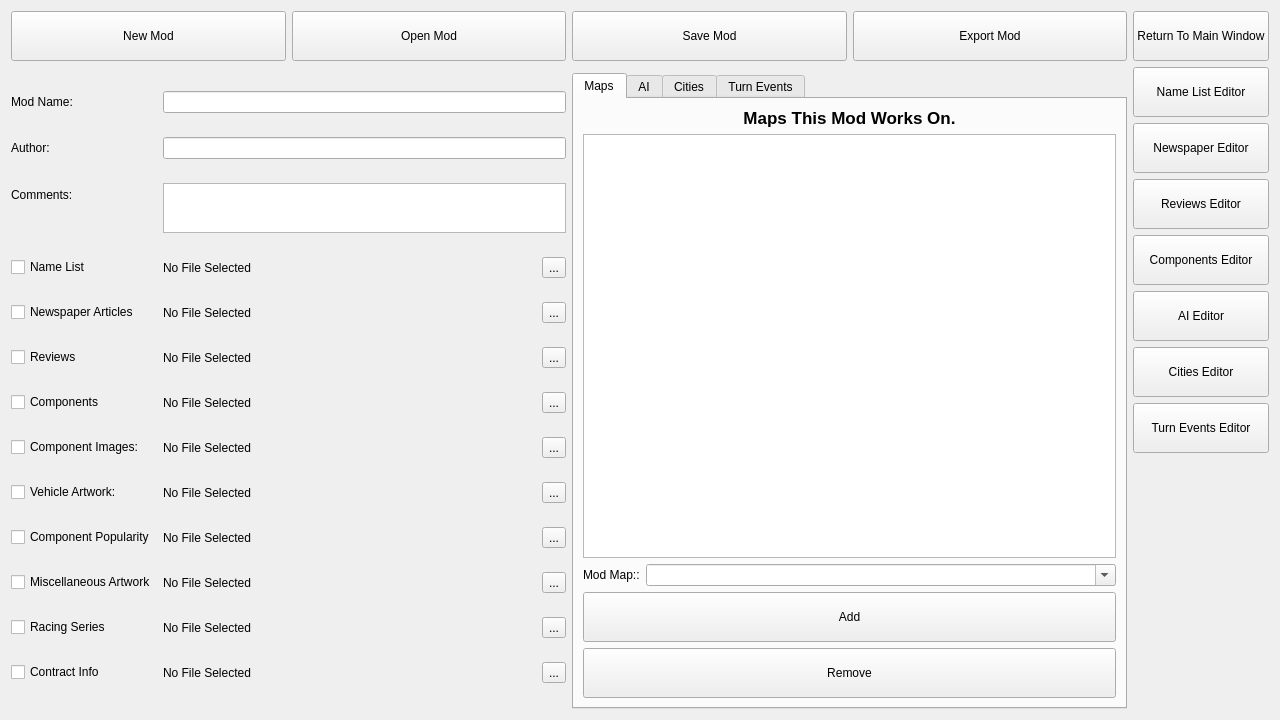
<?xml version="1.0" encoding="UTF-8"?>
<ui version="4.0">
 <class>ModEditor</class>
 <widget class="QWidget" name="ModEditor">
  <property name="geometry">
   <rect>
    <x>0</x>
    <y>0</y>
    <width>1280</width>
    <height>720</height>
   </rect>
  </property>
  <property name="windowTitle">
   <string>Form</string>
  </property>
  <layout class="QGridLayout" name="gridLayout">
   <item row="2" column="1">
    <layout class="QVBoxLayout" name="verticalLayout_3">
     <item>
      <widget class="QTabWidget" name="tabWidget">
       <property name="currentIndex">
        <number>0</number>
       </property>
       <widget class="QWidget" name="tab_3">
        <attribute name="title">
         <string>Maps</string>
        </attribute>
        <layout class="QFormLayout" name="formLayout_2">
         <property name="fieldGrowthPolicy">
          <enum>QFormLayout::AllNonFixedFieldsGrow</enum>
         </property>
         <item row="0" column="0" colspan="2">
          <widget class="QLabel" name="label_5">
           <property name="font">
            <font>
             <pointsize>13</pointsize>
             <weight>75</weight>
             <bold>true</bold>
            </font>
           </property>
           <property name="text">
            <string>Maps This Mod Works On.</string>
           </property>
           <property name="alignment">
            <set>Qt::AlignCenter</set>
           </property>
          </widget>
         </item>
         <item row="1" column="0" colspan="2">
          <widget class="QListWidget" name="list_MapsToMod"/>
         </item>
         <item row="3" column="0">
          <widget class="QLabel" name="label_4">
           <property name="text">
            <string>Mod Map::</string>
           </property>
          </widget>
         </item>
         <item row="3" column="1">
          <widget class="QComboBox" name="combo_AddNewMap">
           <property name="editable">
            <bool>true</bool>
           </property>
          </widget>
         </item>
         <item row="4" column="0" colspan="2">
          <widget class="QPushButton" name="button_AddMap">
           <property name="minimumSize">
            <size>
             <width>0</width>
             <height>50</height>
            </size>
           </property>
           <property name="text">
            <string>Add</string>
           </property>
          </widget>
         </item>
         <item row="5" column="0" colspan="2">
          <widget class="QPushButton" name="button_RemoveMap">
           <property name="minimumSize">
            <size>
             <width>0</width>
             <height>50</height>
            </size>
           </property>
           <property name="text">
            <string>Remove</string>
           </property>
          </widget>
         </item>
        </layout>
       </widget>
       <widget class="QWidget" name="tab_4">
        <attribute name="title">
         <string>AI</string>
        </attribute>
        <layout class="QFormLayout" name="formLayout_3">
         <item row="0" column="0" colspan="2">
          <widget class="QLabel" name="label_6">
           <property name="font">
            <font>
             <pointsize>12</pointsize>
             <weight>75</weight>
             <bold>true</bold>
            </font>
           </property>
           <property name="text">
            <string>AI Files And Maps They Are To Be Used On.</string>
           </property>
           <property name="alignment">
            <set>Qt::AlignCenter</set>
           </property>
          </widget>
         </item>
         <item row="1" column="0" colspan="2">
          <widget class="QTableWidget" name="table_AIModMaps">
           <column>
            <property name="text">
             <string>Number of AI</string>
            </property>
           </column>
           <column>
            <property name="text">
             <string>AI File</string>
            </property>
           </column>
           <column>
            <property name="text">
             <string>Map</string>
            </property>
           </column>
          </widget>
         </item>
         <item row="2" column="0">
          <widget class="QLabel" name="label_7">
           <property name="text">
            <string>AI FIles:</string>
           </property>
          </widget>
         </item>
         <item row="5" column="0">
          <widget class="QLabel" name="label_8">
           <property name="text">
            <string>Map:</string>
           </property>
          </widget>
         </item>
         <item row="6" column="0" colspan="2">
          <widget class="QPushButton" name="button_AddAiMap">
           <property name="minimumSize">
            <size>
             <width>0</width>
             <height>50</height>
            </size>
           </property>
           <property name="text">
            <string>Add</string>
           </property>
          </widget>
         </item>
         <item row="7" column="0" colspan="2">
          <widget class="QPushButton" name="button_RemoveAIMap">
           <property name="minimumSize">
            <size>
             <width>0</width>
             <height>50</height>
            </size>
           </property>
           <property name="text">
            <string>Remove</string>
           </property>
          </widget>
         </item>
         <item row="5" column="1">
          <widget class="QComboBox" name="combo_SelectAIMap"/>
         </item>
         <item row="3" column="0">
          <widget class="QLabel" name="label_13">
           <property name="text">
            <string>Number of AI:</string>
           </property>
          </widget>
         </item>
         <item row="2" column="1">
          <layout class="QHBoxLayout" name="horizontalLayout_7">
           <item>
            <widget class="QLabel" name="label_AIModFileName">
             <property name="text">
              <string>No Files Selected</string>
             </property>
            </widget>
           </item>
           <item>
            <widget class="QToolButton" name="button_SelectAIFile">
             <property name="text">
              <string>...</string>
             </property>
            </widget>
           </item>
          </layout>
         </item>
         <item row="3" column="1">
          <layout class="QHBoxLayout" name="horizontalLayout_8">
           <item>
            <widget class="QSpinBox" name="spinBox_numberOfAI">
             <property name="minimum">
              <number>-1</number>
             </property>
             <property name="maximum">
              <number>99999</number>
             </property>
             <property name="value">
              <number>-1</number>
             </property>
            </widget>
           </item>
           <item>
            <widget class="QLabel" name="label_16">
             <property name="text">
              <string>-1 for All.</string>
             </property>
            </widget>
           </item>
          </layout>
         </item>
         <item row="4" column="0">
          <widget class="QLabel" name="label_17">
           <property name="text">
            <string>AI Description:</string>
           </property>
          </widget>
         </item>
         <item row="4" column="1">
          <widget class="QLineEdit" name="lineedit_AIModDescription"/>
         </item>
        </layout>
       </widget>
       <widget class="QWidget" name="tab_5">
        <attribute name="title">
         <string>Cities</string>
        </attribute>
        <layout class="QFormLayout" name="formLayout_4">
         <item row="0" column="0" colspan="2">
          <widget class="QLabel" name="label_9">
           <property name="font">
            <font>
             <pointsize>12</pointsize>
             <weight>75</weight>
             <bold>true</bold>
            </font>
           </property>
           <property name="text">
            <string>Cities Files And Maps They Are To Be Used On.</string>
           </property>
           <property name="alignment">
            <set>Qt::AlignCenter</set>
           </property>
          </widget>
         </item>
         <item row="1" column="0" colspan="2">
          <widget class="QTableWidget" name="table_CitiesModMap">
           <column>
            <property name="text">
             <string>Year</string>
            </property>
           </column>
           <column>
            <property name="text">
             <string>City File</string>
            </property>
           </column>
           <column>
            <property name="text">
             <string>Map</string>
            </property>
           </column>
          </widget>
         </item>
         <item row="2" column="0">
          <widget class="QLabel" name="label_10">
           <property name="text">
            <string>City File:</string>
           </property>
          </widget>
         </item>
         <item row="4" column="0">
          <widget class="QLabel" name="label_11">
           <property name="text">
            <string>Map Files:</string>
           </property>
          </widget>
         </item>
         <item row="4" column="1">
          <widget class="QComboBox" name="comboBox_CityFileMap"/>
         </item>
         <item row="6" column="0" colspan="2">
          <widget class="QPushButton" name="button_addCityFileMap">
           <property name="minimumSize">
            <size>
             <width>0</width>
             <height>50</height>
            </size>
           </property>
           <property name="text">
            <string>Add</string>
           </property>
          </widget>
         </item>
         <item row="7" column="0" colspan="2">
          <widget class="QPushButton" name="button_RemoveCityFileMap">
           <property name="minimumSize">
            <size>
             <width>0</width>
             <height>50</height>
            </size>
           </property>
           <property name="text">
            <string>Remove</string>
           </property>
          </widget>
         </item>
         <item row="2" column="1">
          <layout class="QHBoxLayout" name="horizontalLayout_9">
           <item>
            <widget class="QLabel" name="label_SelectedCityFile">
             <property name="text">
              <string>No File Selected</string>
             </property>
            </widget>
           </item>
           <item>
            <widget class="QToolButton" name="button_SelectCityFile">
             <property name="text">
              <string>...</string>
             </property>
            </widget>
           </item>
          </layout>
         </item>
         <item row="3" column="0">
          <widget class="QLabel" name="label_18">
           <property name="text">
            <string>Year:</string>
           </property>
          </widget>
         </item>
         <item row="3" column="1">
          <widget class="QSpinBox" name="spinBox_CityMapYear">
           <property name="minimum">
            <number>1900</number>
           </property>
           <property name="maximum">
            <number>2020</number>
           </property>
           <property name="value">
            <number>1900</number>
           </property>
          </widget>
         </item>
        </layout>
       </widget>
       <widget class="QWidget" name="tab_6">
        <attribute name="title">
         <string>Turn Events</string>
        </attribute>
        <layout class="QFormLayout" name="formLayout_5">
         <property name="fieldGrowthPolicy">
          <enum>QFormLayout::AllNonFixedFieldsGrow</enum>
         </property>
         <item row="0" column="0" colspan="2">
          <widget class="QLabel" name="label_12">
           <property name="font">
            <font>
             <pointsize>12</pointsize>
             <weight>75</weight>
             <bold>true</bold>
            </font>
           </property>
           <property name="text">
            <string>Turn Events Files  And Maps They Are To Be Used On.</string>
           </property>
           <property name="alignment">
            <set>Qt::AlignCenter</set>
           </property>
          </widget>
         </item>
         <item row="1" column="0" colspan="2">
          <widget class="QTableWidget" name="table_TurnEventsMap">
           <column>
            <property name="text">
             <string>Turn Event Files</string>
            </property>
           </column>
           <column>
            <property name="text">
             <string>Map</string>
            </property>
           </column>
          </widget>
         </item>
         <item row="2" column="0">
          <widget class="QLabel" name="label_14">
           <property name="text">
            <string>Turn Events File:</string>
           </property>
          </widget>
         </item>
         <item row="2" column="1">
          <layout class="QHBoxLayout" name="horizontalLayout_10">
           <item>
            <widget class="QLabel" name="label_TurnEventsModFile">
             <property name="text">
              <string>No File Selected</string>
             </property>
            </widget>
           </item>
           <item>
            <widget class="QToolButton" name="button_SelectTurnEventsFile">
             <property name="text">
              <string>...</string>
             </property>
            </widget>
           </item>
          </layout>
         </item>
         <item row="3" column="0">
          <widget class="QLabel" name="label_15">
           <property name="text">
            <string>Map:</string>
           </property>
          </widget>
         </item>
         <item row="3" column="1">
          <widget class="QComboBox" name="combo_TurnEventModMap"/>
         </item>
         <item row="4" column="0" colspan="2">
          <widget class="QPushButton" name="button_AddTurnEventsMap">
           <property name="minimumSize">
            <size>
             <width>0</width>
             <height>50</height>
            </size>
           </property>
           <property name="text">
            <string>Add</string>
           </property>
          </widget>
         </item>
         <item row="5" column="0" colspan="2">
          <widget class="QPushButton" name="button_RemoveTurnEventsMap">
           <property name="minimumSize">
            <size>
             <width>0</width>
             <height>50</height>
            </size>
           </property>
           <property name="text">
            <string>Remove</string>
           </property>
          </widget>
         </item>
        </layout>
       </widget>
      </widget>
     </item>
    </layout>
   </item>
   <item row="0" column="2" rowspan="3">
    <layout class="QVBoxLayout" name="verticalLayout_2">
     <item>
      <widget class="QPushButton" name="button_ReturnToMain">
       <property name="minimumSize">
        <size>
         <width>0</width>
         <height>50</height>
        </size>
       </property>
       <property name="text">
        <string>Return To Main Window</string>
       </property>
      </widget>
     </item>
     <item>
      <widget class="QPushButton" name="Button_NounListEditor">
       <property name="minimumSize">
        <size>
         <width>0</width>
         <height>50</height>
        </size>
       </property>
       <property name="text">
        <string>Name List Editor</string>
       </property>
      </widget>
     </item>
     <item>
      <widget class="QPushButton" name="Button_NewsPaperEditor">
       <property name="minimumSize">
        <size>
         <width>0</width>
         <height>50</height>
        </size>
       </property>
       <property name="text">
        <string>Newspaper Editor</string>
       </property>
      </widget>
     </item>
     <item>
      <widget class="QPushButton" name="button_ReviewsEditor">
       <property name="minimumSize">
        <size>
         <width>0</width>
         <height>50</height>
        </size>
       </property>
       <property name="text">
        <string>Reviews Editor</string>
       </property>
      </widget>
     </item>
     <item>
      <widget class="QPushButton" name="button_ComponentsEditor">
       <property name="minimumSize">
        <size>
         <width>0</width>
         <height>50</height>
        </size>
       </property>
       <property name="text">
        <string>Components Editor</string>
       </property>
      </widget>
     </item>
     <item>
      <widget class="QPushButton" name="button_AIEditor">
       <property name="minimumSize">
        <size>
         <width>0</width>
         <height>50</height>
        </size>
       </property>
       <property name="text">
        <string>AI Editor</string>
       </property>
      </widget>
     </item>
     <item>
      <widget class="QPushButton" name="button_CitiesEditor">
       <property name="minimumSize">
        <size>
         <width>0</width>
         <height>50</height>
        </size>
       </property>
       <property name="text">
        <string>Cities Editor</string>
       </property>
      </widget>
     </item>
     <item>
      <widget class="QPushButton" name="button_turnEventsEditor">
       <property name="minimumSize">
        <size>
         <width>0</width>
         <height>50</height>
        </size>
       </property>
       <property name="text">
        <string>Turn Events Editor</string>
       </property>
      </widget>
     </item>
     <item>
      <spacer name="verticalSpacer">
       <property name="orientation">
        <enum>Qt::Vertical</enum>
       </property>
       <property name="sizeHint" stdset="0">
        <size>
         <width>20</width>
         <height>40</height>
        </size>
       </property>
      </spacer>
     </item>
    </layout>
   </item>
   <item row="0" column="0" colspan="2">
    <layout class="QHBoxLayout" name="horizontalLayout">
     <item>
      <widget class="QPushButton" name="button_NewMod">
       <property name="minimumSize">
        <size>
         <width>0</width>
         <height>50</height>
        </size>
       </property>
       <property name="text">
        <string>New Mod</string>
       </property>
      </widget>
     </item>
     <item>
      <widget class="QPushButton" name="button_OpenMod">
       <property name="minimumSize">
        <size>
         <width>0</width>
         <height>50</height>
        </size>
       </property>
       <property name="text">
        <string>Open Mod</string>
       </property>
      </widget>
     </item>
     <item>
      <widget class="QPushButton" name="button_SaveMod">
       <property name="minimumSize">
        <size>
         <width>0</width>
         <height>50</height>
        </size>
       </property>
       <property name="text">
        <string>Save Mod</string>
       </property>
      </widget>
     </item>
     <item>
      <widget class="QPushButton" name="button_ExportMod">
       <property name="minimumSize">
        <size>
         <width>0</width>
         <height>50</height>
        </size>
       </property>
       <property name="text">
        <string>Export Mod</string>
       </property>
      </widget>
     </item>
    </layout>
   </item>
   <item row="2" column="0">
    <layout class="QFormLayout" name="formLayout">
     <property name="fieldGrowthPolicy">
      <enum>QFormLayout::AllNonFixedFieldsGrow</enum>
     </property>
     <item row="0" column="0">
      <widget class="QLabel" name="label">
       <property name="text">
        <string>Mod Name:</string>
       </property>
      </widget>
     </item>
     <item row="0" column="1">
      <widget class="QLineEdit" name="lineEdit_ModName"/>
     </item>
     <item row="1" column="0">
      <widget class="QLabel" name="label_2">
       <property name="text">
        <string>Author:</string>
       </property>
      </widget>
     </item>
     <item row="1" column="1">
      <widget class="QLineEdit" name="lineEdit_Author"/>
     </item>
     <item row="2" column="0">
      <widget class="QLabel" name="label_3">
       <property name="text">
        <string>Comments:</string>
       </property>
      </widget>
     </item>
     <item row="2" column="1">
      <widget class="QTextEdit" name="textBox_Comments">
       <property name="maximumSize">
        <size>
         <width>16777215</width>
         <height>50</height>
        </size>
       </property>
      </widget>
     </item>
     <item row="3" column="0">
      <widget class="QCheckBox" name="checkbox_NameList">
       <property name="text">
        <string>Name List</string>
       </property>
      </widget>
     </item>
     <item row="3" column="1">
      <layout class="QHBoxLayout" name="horizontalLayout_2">
       <item>
        <widget class="QLabel" name="label_SelectedNames">
         <property name="text">
          <string>No File Selected</string>
         </property>
        </widget>
       </item>
       <item>
        <widget class="QToolButton" name="button_SelectNameList">
         <property name="text">
          <string>...</string>
         </property>
        </widget>
       </item>
      </layout>
     </item>
     <item row="4" column="0">
      <widget class="QCheckBox" name="checkbox_Newspapers">
       <property name="text">
        <string>Newspaper Articles</string>
       </property>
      </widget>
     </item>
     <item row="4" column="1">
      <layout class="QHBoxLayout" name="horizontalLayout_3">
       <item>
        <widget class="QLabel" name="label_SelectedNewsPaper">
         <property name="text">
          <string>No File Selected</string>
         </property>
        </widget>
       </item>
       <item>
        <widget class="QToolButton" name="button_SelectNewspaper">
         <property name="text">
          <string>...</string>
         </property>
        </widget>
       </item>
      </layout>
     </item>
     <item row="5" column="0">
      <widget class="QCheckBox" name="checkbox_Reviews">
       <property name="text">
        <string>Reviews</string>
       </property>
      </widget>
     </item>
     <item row="5" column="1">
      <layout class="QHBoxLayout" name="horizontalLayout_4">
       <item>
        <widget class="QLabel" name="label_SelectedReviews">
         <property name="text">
          <string>No File Selected</string>
         </property>
        </widget>
       </item>
       <item>
        <widget class="QToolButton" name="button_SelectReviews">
         <property name="text">
          <string>...</string>
         </property>
        </widget>
       </item>
      </layout>
     </item>
     <item row="6" column="0">
      <widget class="QCheckBox" name="checkbox_Components">
       <property name="text">
        <string>Components</string>
       </property>
      </widget>
     </item>
     <item row="6" column="1">
      <layout class="QHBoxLayout" name="horizontalLayout_5">
       <item>
        <widget class="QLabel" name="label_SelectedComponents">
         <property name="text">
          <string>No File Selected</string>
         </property>
        </widget>
       </item>
       <item>
        <widget class="QToolButton" name="button_SelectComponents">
         <property name="text">
          <string>...</string>
         </property>
        </widget>
       </item>
      </layout>
     </item>
     <item row="7" column="0">
      <widget class="QCheckBox" name="checkBox_Artwork_ComponentImages">
       <property name="text">
        <string>Component Images:</string>
       </property>
      </widget>
     </item>
     <item row="7" column="1">
      <layout class="QHBoxLayout" name="hl_ComponentImages">
       <item>
        <widget class="QLabel" name="label_SelectedComponentImages">
         <property name="text">
          <string>No File Selected</string>
         </property>
        </widget>
       </item>
       <item>
        <widget class="QToolButton" name="button_SelectComponentImages">
         <property name="text">
          <string>...</string>
         </property>
        </widget>
       </item>
      </layout>
     </item>
     <item row="8" column="0">
      <widget class="QCheckBox" name="checkBox_Artwork_Vehicles">
       <property name="text">
        <string>Vehicle Artwork:</string>
       </property>
      </widget>
     </item>
     <item row="8" column="1">
      <layout class="QHBoxLayout" name="hl_VehicleArtwork">
       <item>
        <widget class="QLabel" name="label_SelectedVehicleArtwork">
         <property name="text">
          <string>No File Selected</string>
         </property>
        </widget>
       </item>
       <item>
        <widget class="QToolButton" name="button_SelectVehicleArtwork">
         <property name="text">
          <string>...</string>
         </property>
        </widget>
       </item>
      </layout>
     </item>
     <item row="9" column="0">
      <widget class="QCheckBox" name="checkbox_ComponentPopularity">
       <property name="text">
        <string>Component Popularity</string>
       </property>
      </widget>
     </item>
     <item row="9" column="1">
      <layout class="QHBoxLayout" name="horizontalLayout_6">
       <item>
        <widget class="QLabel" name="label_SelectedComponentPop">
         <property name="text">
          <string>No File Selected</string>
         </property>
        </widget>
       </item>
       <item>
        <widget class="QToolButton" name="button_SelectComponentPop">
         <property name="text">
          <string>...</string>
         </property>
        </widget>
       </item>
      </layout>
     </item>
     <item row="10" column="0">
      <widget class="QCheckBox" name="checkBox_Artwork_Misc">
       <property name="text">
        <string>Miscellaneous Artwork</string>
       </property>
      </widget>
     </item>
     <item row="12" column="0">
      <widget class="QCheckBox" name="checkBox_RacingSeries">
       <property name="text">
        <string>Racing Series</string>
       </property>
      </widget>
     </item>
     <item row="12" column="1">
      <layout class="QHBoxLayout" name="horizontalLayout_11">
       <item>
        <widget class="QLabel" name="label_selectedRacingSeries">
         <property name="text">
          <string>No File Selected</string>
         </property>
        </widget>
       </item>
       <item>
        <widget class="QToolButton" name="button_SelectRacingSeries">
         <property name="text">
          <string>...</string>
         </property>
        </widget>
       </item>
      </layout>
     </item>
     <item row="13" column="0">
      <widget class="QCheckBox" name="checkBox_ContractInfo">
       <property name="text">
        <string>Contract Info</string>
       </property>
      </widget>
     </item>
     <item row="13" column="1">
      <layout class="QHBoxLayout" name="horizontalLayout_12">
       <item>
        <widget class="QLabel" name="label_selectedContractInfo">
         <property name="text">
          <string>No File Selected</string>
         </property>
        </widget>
       </item>
       <item>
        <widget class="QToolButton" name="button_SelectContractInfo">
         <property name="text">
          <string>...</string>
         </property>
        </widget>
       </item>
      </layout>
     </item>
     <item row="10" column="1">
      <layout class="QHBoxLayout" name="horizontalLayout_13">
       <item>
        <widget class="QLabel" name="Label_SelectedMiscArtwork">
         <property name="text">
          <string>No File Selected</string>
         </property>
        </widget>
       </item>
       <item>
        <widget class="QToolButton" name="button_SelectMiscArtwork">
         <property name="text">
          <string>...</string>
         </property>
        </widget>
       </item>
      </layout>
     </item>
    </layout>
   </item>
  </layout>
 </widget>
 <resources/>
 <connections/>
</ui>
